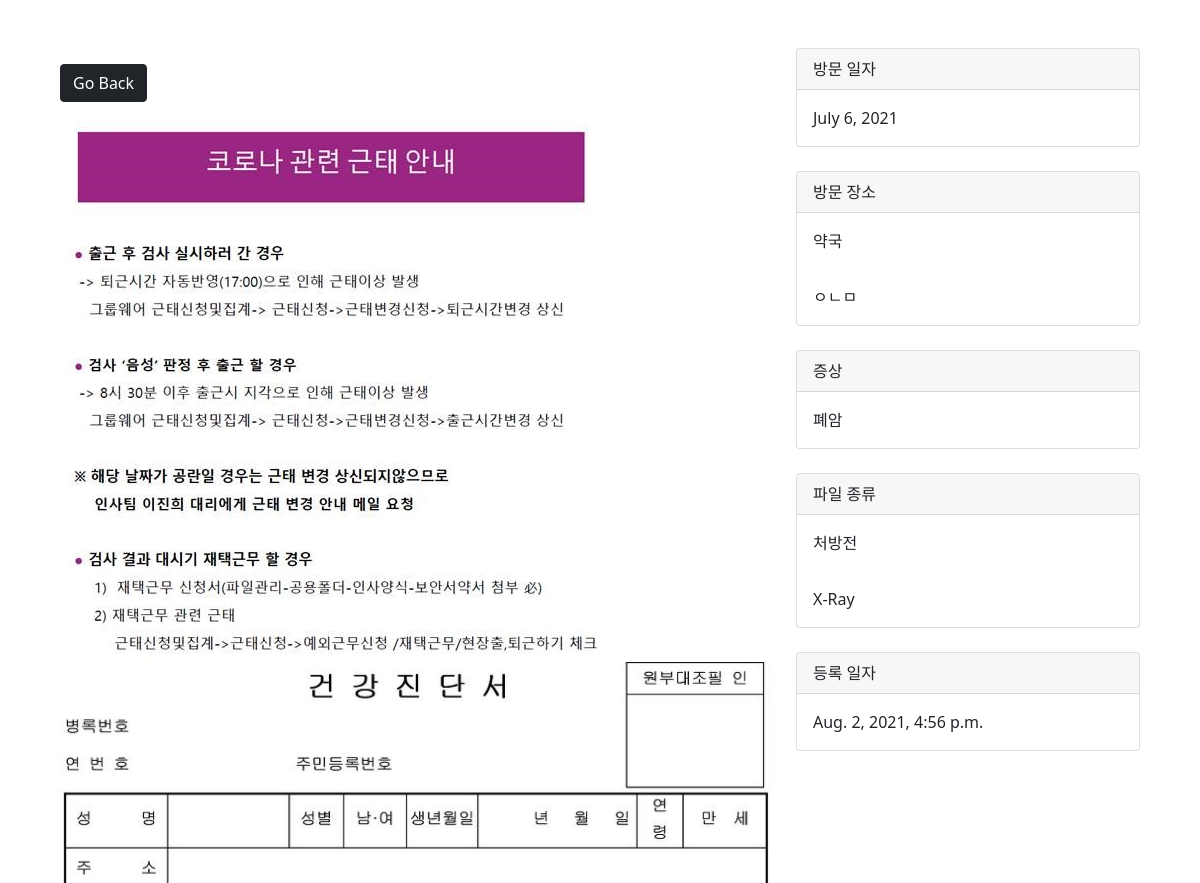
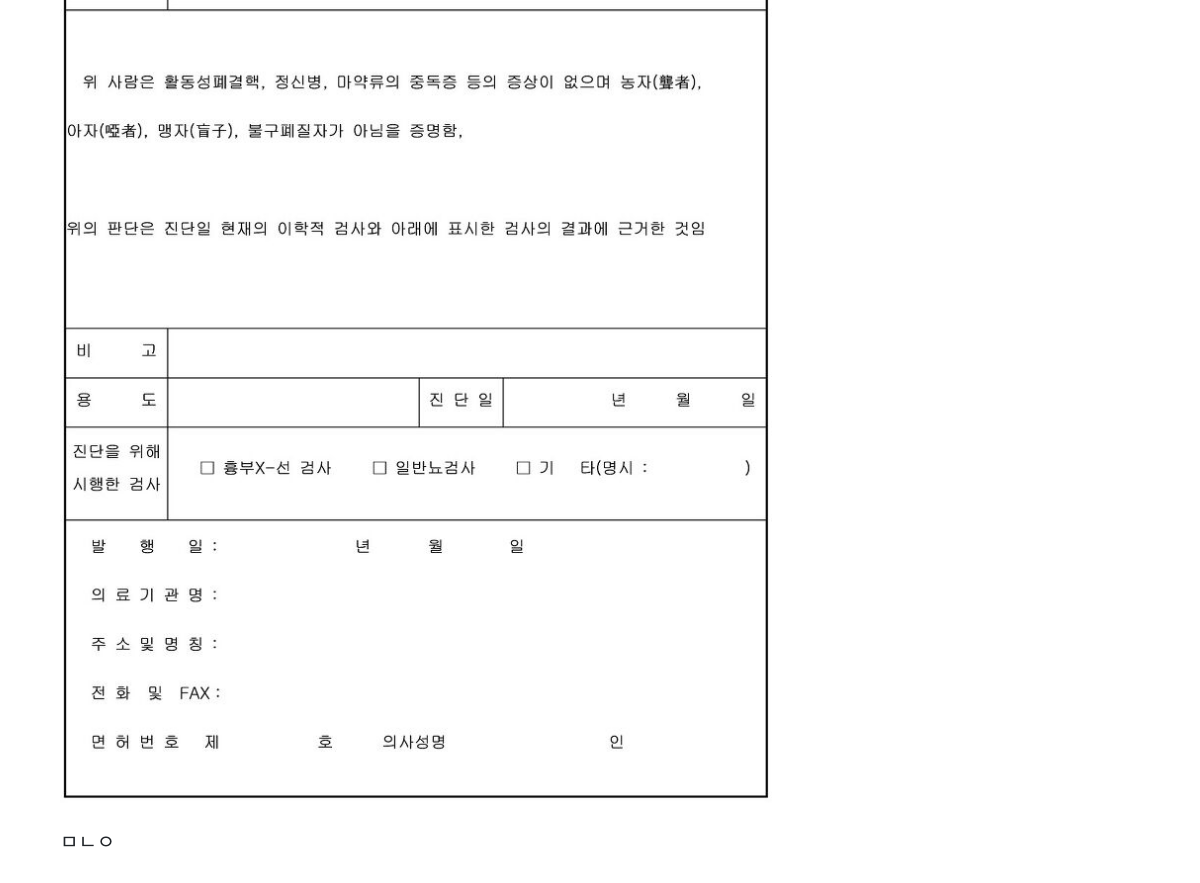
The page /photo/3/ (signed in) on the database its author committed (2 pictures, top to bottom).
### photos/models.py (models this page shows, shortened)
class File(models.Model):
    file_info = models.ForeignKey(File_Info, blank=True, null=True, on_delete=models.CASCADE)
    file = models.FileField(null=False, blank=False)  # 파일
    file_kind = models.ForeignKey(File_Kind, on_delete=models.SET_NULL, null=True, blank=True) # 파일 종류 외래키

class File_Info(models.Model):
    class Meta:
        verbose_name = 'File_Info'
        verbose_name_plural = 'File_Infos'
    id = models.AutoField(primary_key=True) # 기본키
    user = models.ForeignKey(
        User, on_delete=models.SET_NULL, null=True, blank=True)  # 사용자
    place = models.ForeignKey(Place, on_delete=models.SET_NULL, null=True, blank=True) # 장소
    place_detail = models.TextField() # 장소 상세
    symptom = models.ForeignKey(Symptom, on_delete=models.SET_NULL, null=True, blank=True) # 증상
    description = models.TextField() # 증상 설명
    create_at = models.DateTimeField(auto_now_add=True) # 등록 날짜 자동 부여
    visited_date = models.DateField(null=False, blank=False) # 방문 날짜
    thumbnail_img = models.ImageField(blank=True, null=True) # 썸네일 이미지

class Place(models.Model):
    class Meta:
        verbose_name = 'Place'
        verbose_name_plural = 'Places'
    name = models.CharField(max_length=100, null=False, blank=False) # 장소명
    def __str__(self):
        return self.name

class Symptom(models.Model):
    class Meta:
        verbose_name = 'Symptom'
        verbose_name_plural = 'Symptoms'
    name = models.CharField(max_length=100, null=False, blank=False) # 증상명
    def __str__(self):
        return self.name

class File_Kind(models.Model):
    class Meta:
        verbose_name = 'File_Kind'
        verbose_name_plural = 'File_Kinds'
    name = models.CharField(max_length=100, null=False, blank=False) # 파일 종류
    def __str__(self):
        return self.name

### photos/views.py (the view)
# urls.py: path('photo/<str:pk>/', views.viewPhoto, name='photo'),
@login_required(login_url='login')
def viewPhoto(request, pk):
    file_info = File_Info.objects.get(id=pk)
    files = File.objects.filter(file_info_id=file_info.id)
    print("file_info 이미지: ",file_info.thumbnail_img.url)
    for file in files:
        print("files: ", file.file.url)
    context = {'file_info':file_info, 'files': files}
    return render(request, 'photos/photo.html', context)

### photos/templates/photos/photo.html (shortened to what this page needs)
<!DOCTYPE html>
<html>
<head>
    <link href="https://cdn.jsdelivr.net/npm/bootstrap@5.0.0-beta1/dist/css/bootstrap.min.css" rel="stylesheet"
>
</head>
<body class="m-5">
    <div class="container">
        <div class="row justify-content-center">
            <div class="col-lg-8">
                <a href="{% url 'gallery' %}" class="btn btn-dark my-3">Go Back</a>
                <article>
                    <figure class="mb-4">
                        {% for file in files %}
                            <img style="max-width: 100%; max-height: 100%;" src="{{file.file.url}}"><br>
                        {% empty %}
                            <h3>No photos...</h3>
                        {% endfor %}
                    </figure>
                    <section class="mb-5">
                        <p class="fs-5 mb-4">{{file_info.description}}</p>
                    </section>
                </article>
            </div>
            <div class="col-lg-4">
                <div class="card mb-4">
                    <div class="card-header">방문 일자</div>
                    <div class="card-body">{{file_info.visited_date}}</div>
                </div>
                <div class="card mb-4">
                    <div class="card-header">방문 장소</div>
                    <div class="card-body">{{file_info.place}}</div>
                    <div class="card-body">{{file_info.place_detail}}</div>
                </div>
                <div class="card mb-4">
                    <div class="card-header">증상</div>
                    <div class="card-body">{{file_info.symptom}}</div>
                </div>
                <div class="card mb-4">
                    <div class="card-header">파일 종류</div>
                    {% for file in files %}
                        <div class="card-body">{{file.file_kind}}</div>
                    {% endfor %}
                </div>
                <div class="card mb-4">
                    <div class="card-header">등록 일자</div>
                    <div class="card-body">{{file_info.create_at}}</div>
                </div>
            </div>
        </div>
    </div>
</body>
</html>

### rows shown on the page
File: file (picture), file_kind "처방전"
File: file (picture), file_kind "X-Ray"
File_Info: description "ㅁㄴㅇ", visited_date "July 6, 2021", place "약국", place_detail "ㅇㄴㅁ", symptom "폐암", create_at "Aug. 2, 2021, 4:56 p.m."
